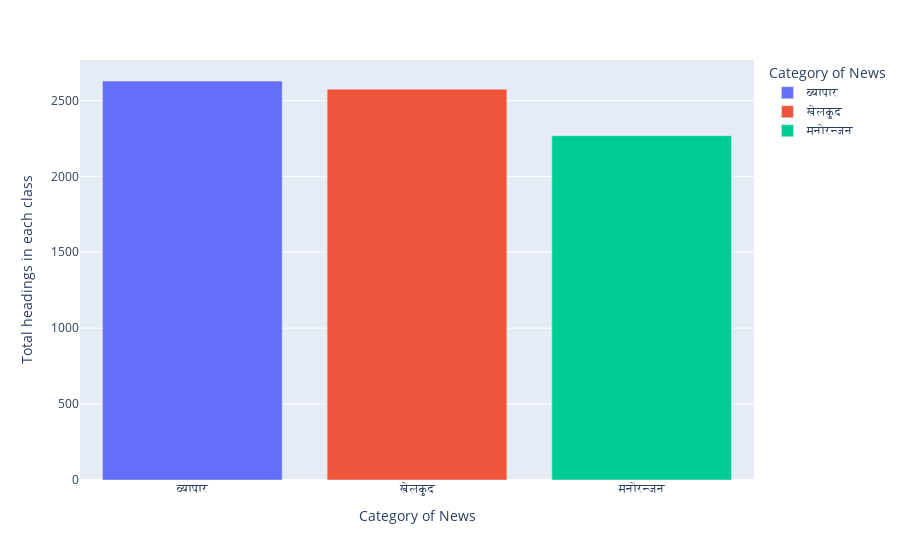

Source (notebook cell):
### Code cell
px.bar(count_df,x='label',y='headings',
 labels = {"label": "Category of News", "headings": "Total headings in each class"},
  color = "label", color_continuous_scale = "darkmint")

### Figure 1 — Plotly figure (JSON) as saved in the notebook; plotly's stock layout.template omitted (floating-point values rounded to 4 significant figures)
{"data": [{"alignmentgroup": "True", "hovertemplate": "Category of News=%{x}<br>Total headings in each class=%{y}<extra></extra>", "legendgroup": "व्यापार", "marker": {"color": "#636efa", "pattern": {"shape": ""}}, "name": "व्यापार", "offsetgroup": "व्यापार", "orientation": "v", "showlegend": true, "textposition": "auto", "type": "bar", "x": ["व्यापार"], "xaxis": "x", "y": [2628], "yaxis": "y"}, {"alignmentgroup": "True", "hovertemplate": "Category of News=%{x}<br>Total headings in each class=%{y}<extra></extra>", "legendgroup": "खेलकुद", "marker": {"color": "#EF553B", "pattern": {"shape": ""}}, "name": "खेलकुद", "offsetgroup": "खेलकुद", "orientation": "v", "showlegend": true, "textposition": "auto", "type": "bar", "x": ["खेलकुद"], "xaxis": "x", "y": [2574], "yaxis": "y"}, {"alignmentgroup": "True", "hovertemplate": "Category of News=%{x}<br>Total headings in each class=%{y}<extra></extra>", "legendgroup": "मनोरन्जन", "marker": {"color": "#00cc96", "pattern": {"shape": ""}}, "name": "मनोरन्जन", "offsetgroup": "मनोरन्जन", "orientation": "v", "showlegend": true, "textposition": "auto", "type": "bar", "x": ["मनोरन्जन"], "xaxis": "x", "y": [2268], "yaxis": "y"}], "layout": {"barmode": "relative", "legend": {"title": {"text": "Category of News"}, "tracegroupgap": 0}, "margin": {"t": 60}, "xaxis": {"anchor": "y", "categoryarray": ["व्यापार", "खेलकुद", "मनोरन्जन"], "categoryorder": "array", "domain": [0, 1], "title": {"text": "Category of News"}}, "yaxis": {"anchor": "x", "domain": [0, 1], "title": {"text": "Total headings in each class"}}}}
